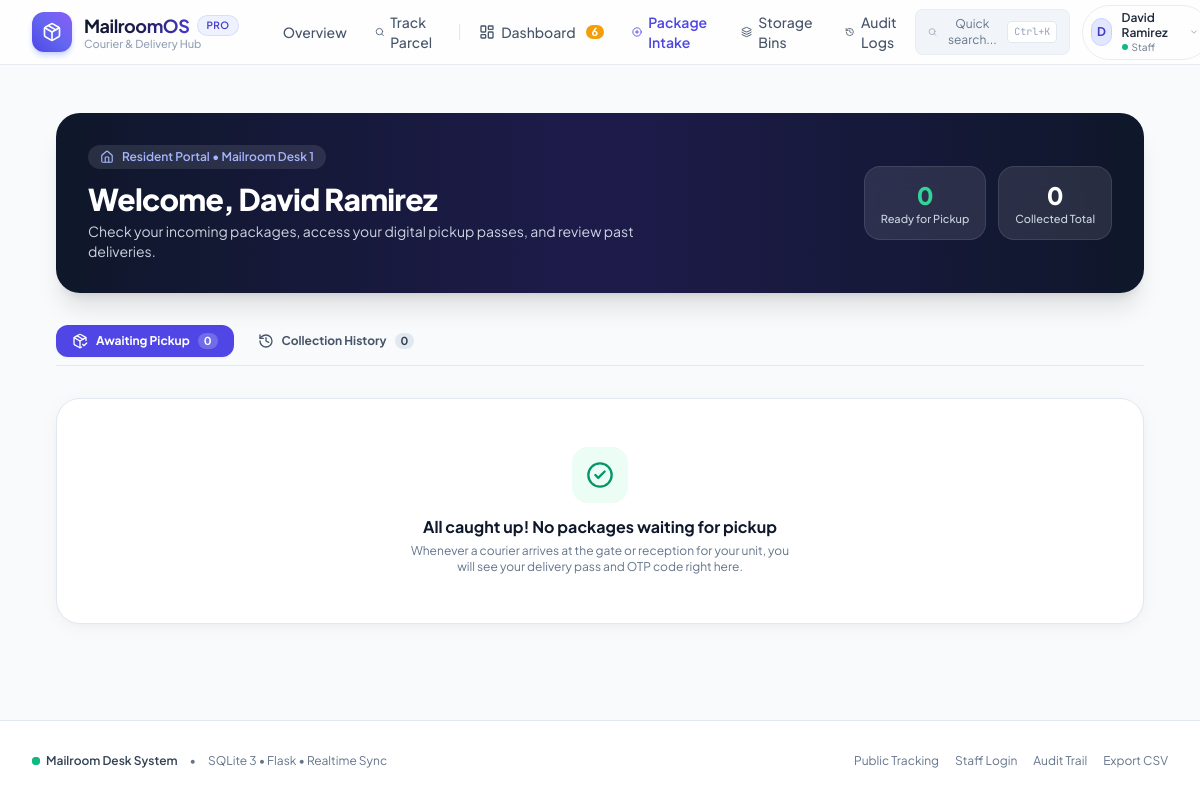
/my-packages (signed in), run on the app's committed database.
### tables this page shows
CREATE TABLE users (
        id INTEGER PRIMARY KEY AUTOINCREMENT,
        username TEXT UNIQUE NOT NULL,
        password_hash TEXT NOT NULL,
        full_name TEXT NOT NULL,
        email TEXT UNIQUE NOT NULL,
        phone TEXT,
        role TEXT NOT NULL DEFAULT 'resident', -- 'admin', 'staff', 'resident'
        unit_or_dept TEXT,
        created_at TIMESTAMP DEFAULT CURRENT_TIMESTAMP
    );

### app.py (the view)
@app.route('/my-packages')
@login_required
def resident_portal():
    current_user = get_current_user()
    conn = get_db_connection()
    pending_packages = conn.execute("""
        SELECT * FROM packages
        WHERE status = 'Ready for Pickup'
          AND (LOWER(recipient_email) = LOWER(?) OR LOWER(recipient_name) = LOWER(?) OR LOWER(recipient_unit) = LOWER(?))
        ORDER BY arrival_date DESC
    """, (current_user['email'], current_user['full_name'], current_user['unit_or_dept'] or '')).fetchall()
    collected_packages = conn.execute("""
        SELECT * FROM packages
        WHERE status = 'Collected'
          AND (LOWER(recipient_email) = LOWER(?) OR LOWER(recipient_name) = LOWER(?) OR LOWER(recipient_unit) = LOWER(?))
        ORDER BY collected_date DESC
    """, (current_user['email'], current_user['full_name'], current_user['unit_or_dept'] or '')).fetchall()
    conn.close()
    return render_template(
        'resident_portal.html',
        pending_packages=pending_packages,
        collected_packages=collected_packages
    )

### templates/resident_portal.html (shortened to what this page needs)
{% extends "base.html" %}
{% block content %}
<div class="max-w-6xl mx-auto px-4 sm:px-6 lg:px-8 py-8 space-y-8" x-data="{ tab: 'pending' }">
  <div class="bg-gradient-to-r from-slate-900 via-indigo-950 to-slate-900 rounded-3xl p-6 sm:p-8 text-white shadow-xl relative overflow-hidden">
    <div class="relative z-10 flex flex-col sm:flex-row sm:items-center justify-between gap-4">
      <div>
        <div class="inline-flex items-center gap-2 px-3 py-1 rounded-full bg-white/10 text-indigo-300 text-xs font-semibold mb-3">
          <i data-lucide="home" class="w-3.5 h-3.5"></i>
          <span>Resident Portal &bull; {{ current_user['unit_or_dept'] or 'Campus Resident' }}</span>
        </div>
        <h1 class="text-2xl sm:text-3xl font-extrabold tracking-tight">
          Welcome, {{ current_user['full_name'] }}
        </h1>
        <p class="text-xs sm:text-sm text-slate-300 mt-1 max-w-xl">
          Check your incoming packages, access your digital pickup passes, and review past deliveries.
        </p>
      </div>
      <div class="flex items-center gap-3">
        <div class="bg-white/10 backdrop-blur-md px-4 py-3 rounded-2xl border border-white/10 text-center">
          <div class="text-2xl font-extrabold text-emerald-400">{{ pending_packages|length }}</div>
          <div class="text-[11px] text-slate-300 font-medium">Ready for Pickup</div>
        </div>
        <div class="bg-white/10 backdrop-blur-md px-4 py-3 rounded-2xl border border-white/10 text-center">
          <div class="text-2xl font-extrabold text-white">{{ collected_packages|length }}</div>
          <div class="text-[11px] text-slate-300 font-medium">Collected Total</div>
        </div>
      </div>
    </div>
  </div>
  <div class="flex items-center gap-2 border-b border-slate-200 pb-2">
    <button @click="tab = 'pending'"
            :class="tab === 'pending' ? 'bg-indigo-600 text-white shadow-sm' : 'text-slate-600 hover:text-slate-900 hover:bg-slate-100'"
            class="px-4 py-2 rounded-xl text-xs font-bold transition-all flex items-center gap-2">
      <i data-lucide="package-check" class="w-4 h-4"></i>
      <span>Awaiting Pickup</span>
      <span :class="tab === 'pending' ? 'bg-white/20 text-white' : 'bg-slate-200 text-slate-700'" class="px-1.5 py-0.2 rounded-full text-[11px]">
        {{ pending_packages|length }}
      </span>
    </button>
    <button @click="tab = 'history'"
            :class="tab === 'history' ? 'bg-indigo-600 text-white shadow-sm' : 'text-slate-600 hover:text-slate-900 hover:bg-slate-100'"
            class="px-4 py-2 rounded-xl text-xs font-bold transition-all flex items-center gap-2">
      <i data-lucide="history" class="w-4 h-4"></i>
      <span>Collection History</span>
      <span :class="tab === 'history' ? 'bg-white/20 text-white' : 'bg-slate-200 text-slate-700'" class="px-1.5 py-0.2 rounded-full text-[11px]">
        {{ collected_packages|length }}
      </span>
    </button>
  </div>
  <div x-show="tab === 'pending'">
    {% if pending_packages %}
      <div class="grid grid-cols-1 md:grid-cols-2 gap-6">
        {% for p in pending_packages %}
          <div class="bg-white rounded-3xl border border-slate-200 p-6 shadow-soft hover:shadow-card transition-all flex flex-col justify-between">
            <div>
              <div class="flex items-center justify-between">
                <span class="inline-flex items-center gap-1.5 px-3 py-1 rounded-full bg-emerald-50 text-emerald-700 border border-emerald-200 text-xs font-bold">
                  <span class="w-2 h-2 rounded-full bg-emerald-500 animate-pulse"></span>
                  Ready at Mailroom Desk
                </span>
                <span class="text-xs font-semibold text-slate-500">{{ p['courier_name'] }}</span>
              </div>
              <div class="mt-4 flex items-start justify-between">
                <div>
                  <h3 class="font-mono text-base font-bold text-slate-900">{{ p['tracking_number'] }}</h3>
                  <div class="text-xs text-slate-500 mt-0.5">Arrived {{ p['arrival_date'][:16] }}</div>
                </div>
                <div class="text-right">
                  <span class="text-[10px] uppercase font-bold text-slate-400 block">Bin Location</span>
                  <span class="font-mono font-bold text-sm bg-amber-50 text-amber-900 border border-amber-200 px-2 py-0.5 rounded-lg inline-block">
                    {{ p['storage_bin'] }}
                  </span>
                </div>
              </div>
              <div class="mt-5 p-4 rounded-2xl bg-indigo-50/60 border border-indigo-100 flex items-center justify-between gap-4">
                <div>
                  <span class="text-[11px] font-bold text-indigo-900 uppercase tracking-wider block">Pickup Verification OTP</span>
                  <div class="text-2xl font-mono font-extrabold text-indigo-700 tracking-widest mt-0.5">
                    {{ p['pickup_code'] }}
                  </div>
                  <p class="text-[11px] text-indigo-600 mt-1">Show this 6-digit code to staff at reception</p>
                </div>
                <img src="{{ url_for('generate_qr', tracking_number=p['tracking_number']) }}"
                     alt="Pickup QR"
                     class="w-16 h-16 rounded-xl bg-white p-1 border border-indigo-200 shadow-sm flex-shrink-0">
              </div>
              {% if p['recipient_notes'] %}
                <div class="mt-3 text-xs text-slate-600 bg-slate-50 p-2.5 rounded-xl border border-slate-100">
                  <span class="font-semibold text-slate-700">Remarks:</span> {{ p['recipient_notes'] }}
                </div>
              {% endif %}
            </div>
            <div class="mt-6 pt-4 border-t border-slate-100 flex items-center justify-between">
              <span class="text-xs text-slate-500">Package Type: <b>{{ p['package_type'] }}</b></span>
              <a href="{{ url_for('package_detail', package_id=p['id']) }}" class="px-4 py-2 bg-indigo-600 hover:bg-indigo-700 text-white rounded-xl text-xs font-semibold flex items-center gap-1 transition-colors">
                <span>View Full Details</span>
                <i data-lucide="chevron-right" class="w-3.5 h-3.5"></i>
              </a>
            </div>
          </div>
        {% endfor %}
      </div>
    {% else %}
      <div class="bg-white rounded-3xl border border-slate-200 p-12 text-center shadow-soft">
        <div class="w-14 h-14 rounded-2xl bg-emerald-50 text-emerald-600 flex items-center justify-center mx-auto mb-3">
          <i data-lucide="check-circle-2" class="w-7 h-7"></i>
        </div>
        <h3 class="text-base font-bold text-slate-900">All caught up! No packages waiting for pickup</h3>
        <p class="text-xs text-slate-500 mt-1 max-w-sm mx-auto">
          Whenever a courier arrives at the gate or reception for your unit, you will see your delivery pass and OTP code right here.
        </p>
      </div>
    {% endif %}
  </div>
</div>
{% endblock %}

### templates/base.html (shortened to what this page needs)
<!DOCTYPE html>
<html lang="en" class="h-full bg-slate-50">
<head>
  <script src="https://cdn.tailwindcss.com"></script>
</head>
<body class="h-full flex flex-col font-sans text-slate-800 antialiased selection:bg-indigo-500 selection:text-white" x-data="{ mobileMenuOpen: false, quickSearchOpen: false }">
  <header class="sticky top-0 z-40 bg-white/80 backdrop-blur-md border-b border-slate-200/80 transition-all">
    <div class="max-w-7xl mx-auto px-4 sm:px-6 lg:px-8">
      <div class="flex items-center justify-between h-16">
        <div class="flex items-center gap-8">
          <a href="{{ url_for('index') }}" class="flex items-center gap-3 group">
            <div class="w-10 h-10 rounded-xl bg-gradient-to-tr from-indigo-600 via-indigo-500 to-violet-500 flex items-center justify-center text-white shadow-md shadow-indigo-200 group-hover:scale-105 transition-transform duration-200">
              <i data-lucide="package" class="w-5 h-5"></i>
            </div>
            <div>
              <div class="flex items-center gap-2">
                <span class="font-bold text-lg tracking-tight bg-gradient-to-r from-slate-900 via-indigo-950 to-indigo-700 bg-clip-text text-transparent">MailroomOS</span>
                <span class="text-[10px] font-semibold tracking-wider uppercase px-2 py-0.5 rounded-full bg-indigo-50 text-indigo-700 border border-indigo-200/60">Pro</span>
              </div>
              <p class="text-[11px] text-slate-400 font-medium -mt-1 hidden sm:block">Courier & Delivery Hub</p>
            </div>
          </a>
          <nav class="hidden md:flex items-center gap-1">
            <a href="{{ url_for('index') }}" class="px-3 py-1.5 text-sm font-medium rounded-lg transition-colors {{ 'text-indigo-600 bg-indigo-50/80 font-semibold' if request.endpoint == 'index' else 'text-slate-600 hover:text-slate-900 hover:bg-slate-100/70' }}">
              Overview
            </a>
            <a href="{{ url_for('public_track') }}" class="px-3 py-1.5 text-sm font-medium rounded-lg transition-colors flex items-center gap-1.5 {{ 'text-indigo-600 bg-indigo-50/80 font-semibold' if request.endpoint == 'public_track' else 'text-slate-600 hover:text-slate-900 hover:bg-slate-100/70' }}">
              <i data-lucide="search" class="w-4 h-4"></i>
              Track Parcel
            </a>
            {% if current_user and current_user['role'] in ['admin', 'staff'] %}
              <a href="{{ url_for('dashboard') }}" class="px-3 py-1.5 text-sm font-medium rounded-lg transition-colors flex items-center gap-1.5 {{ 'text-indigo-600 bg-indigo-50/80 font-semibold' if request.endpoint == 'dashboard' else 'text-slate-600 hover:text-slate-900 hover:bg-slate-100/70' }}">
                <i data-lucide="layout-dashboard" class="w-4 h-4"></i>
                Dashboard
                {% if global_pending_count > 0 %}
                  <span class="ml-1 px-1.5 py-0.2 text-[11px] font-bold rounded-full bg-amber-500 text-white leading-tight">{{ global_pending_count }}</span>
                {% endif %}
              </a>
              <a href="{{ url_for('intake') }}" class="px-3 py-1.5 text-sm font-medium rounded-lg transition-colors flex items-center gap-1.5 text-indigo-600 hover:bg-indigo-50 font-semibold">
                <i data-lucide="plus-circle" class="w-4 h-4"></i>
                Package Intake
              </a>
              <a href="{{ url_for('storage_bins') }}" class="px-3 py-1.5 text-sm font-medium rounded-lg transition-colors flex items-center gap-1.5 {{ 'text-indigo-600 bg-indigo-50/80 font-semibold' if request.endpoint == 'storage_bins' else 'text-slate-600 hover:text-slate-900 hover:bg-slate-100/70' }}">
                <i data-lucide="layers" class="w-4 h-4"></i>
                Storage Bins
              </a>
              <a href="{{ url_for('activity_logs') }}" class="px-3 py-1.5 text-sm font-medium rounded-lg transition-colors flex items-center gap-1.5 {{ 'text-indigo-600 bg-indigo-50/80 font-semibold' if request.endpoint == 'activity_logs' else 'text-slate-600 hover:text-slate-900 hover:bg-slate-100/70' }}">
                <i data-lucide="history" class="w-4 h-4"></i>
                Audit Logs
              </a>
            {% endif %}
          </nav>
        </div>
        <div class="flex items-center gap-3">
          <button @click="quickSearchOpen = true" class="hidden sm:flex items-center gap-2 px-3 py-1.5 text-xs text-slate-500 bg-slate-100 hover:bg-slate-200/70 rounded-lg border border-slate-200/60 transition-colors">
            <i data-lucide="search" class="w-3.5 h-3.5 text-slate-400"></i>
            <span>Quick search...</span>
            <kbd class="font-mono text-[10px] bg-white border border-slate-200 px-1.5 py-0.5 rounded text-slate-400">Ctrl+K</kbd>
          </button>
          {% if current_user %}
            <div class="relative" x-data="{ userMenuOpen: false }">
              <button @click="userMenuOpen = !userMenuOpen" class="flex items-center gap-2.5 p-1 pl-2 pr-2.5 rounded-full hover:bg-slate-100 border border-slate-200/80 transition-all focus:outline-none">
                <div class="w-7 h-7 rounded-full bg-indigo-100 border border-indigo-200 text-indigo-700 flex items-center justify-center font-bold text-xs uppercase">
                  {{ current_user['full_name'][0] }}
                </div>
                <div class="text-left hidden sm:block">
                  <div class="text-xs font-semibold text-slate-800 leading-tight">{{ current_user['full_name'] }}</div>
                  <div class="text-[10px] text-slate-500 flex items-center gap-1">
                    <span class="inline-block w-1.5 h-1.5 rounded-full {{ 'bg-indigo-500' if current_user['role'] == 'admin' else ('bg-emerald-500' if current_user['role'] == 'staff' else 'bg-blue-500') }}"></span>
                    {{ current_user['role'] | capitalize }}
                  </div>
                </div>
                <i data-lucide="chevron-down" class="w-3.5 h-3.5 text-slate-400"></i>
              </button>
            </div>
          {% endif %}
        </div>
      </div>
    </div>
  </header>
  <main class="flex-grow">
    {% block content %}{% endblock %}
  </main>
  <footer class="bg-white border-t border-slate-200 mt-16 py-8">
    <div class="max-w-7xl mx-auto px-4 sm:px-6 lg:px-8">
      <div class="flex flex-col md:flex-row items-center justify-between gap-4 text-xs text-slate-500">
        <div class="flex items-center gap-3">
          <div class="flex items-center gap-1.5">
            <span class="w-2 h-2 rounded-full bg-emerald-500 -ml-3.5"></span>
            <span class="font-semibold text-slate-700">Mailroom Desk System</span>
          </div>
          <span>&bull;</span>
          <span>SQLite 3 &bull; Flask &bull; Realtime Sync</span>
        </div>
        <div class="flex items-center gap-4">
          <a href="{{ url_for('public_track') }}" class="hover:text-indigo-600 transition-colors">Public Tracking</a>
          <a href="{{ url_for('login') }}" class="hover:text-indigo-600 transition-colors">Staff Login</a>
          {% if current_user and current_user['role'] in ['admin', 'staff'] %}
            <a href="{{ url_for('activity_logs') }}" class="hover:text-indigo-600 transition-colors">Audit Trail</a>
            <a href="{{ url_for('export_csv') }}" class="hover:text-indigo-600 transition-colors">Export CSV</a>
          {% endif %}
        </div>
      </div>
    </div>
  </footer>
</body>
</html>

### data on the page
users: full_name "D", full_name "David Ramirez", role "Staff", unit_or_dept "Mailroom Desk 1"

### other printed values
{{ global_pending_count }} "6"
{{ pending_packages|length }} "0"
{{ collected_packages|length }} "0"
